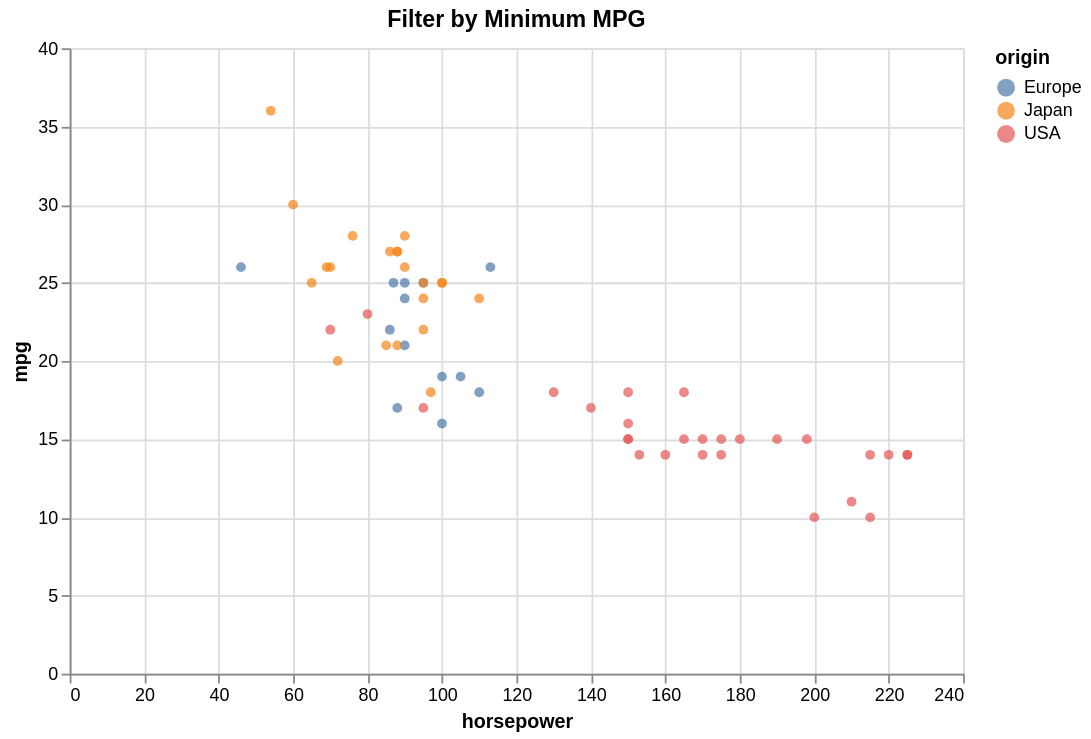

Vega-Lite specification for this chart:
### Vega-Lite specification from a JSON file in a GitHub repository (floating-point values rounded to 4 significant figures)
{"$schema": "https://vega.github.io/schema/vega-lite/v5.json", "data": {"values": [{"acceleration": 12.0, "cylinders": 8, "horsepower": 130, "mpg": 18, "origin": "USA", "weight": 3504}, {"acceleration": 11.5, "cylinders": 8, "horsepower": 165, "mpg": 15, "origin": "USA", "weight": 3693}, {"acceleration": 11.0, "cylinders": 8, "horsepower": 150, "mpg": 18, "origin": "USA", "weight": 3436}, {"acceleration": 12.0, "cylinders": 8, "horsepower": 150, "mpg": 16, "origin": "USA", "weight": 3433}, {"acceleration": 10.5, "cylinders": 8, "horsepower": 140, "mpg": 17, "origin": "USA", "weight": 3449}, {"acceleration": 10.0, "cylinders": 8, "horsepower": 198, "mpg": 15, "origin": "USA", "weight": 4341}, {"acceleration": 9.0, "cylinders": 8, "horsepower": 220, "mpg": 14, "origin": "USA", "weight": 4354}, {"acceleration": 8.5, "cylinders": 8, "horsepower": 215, "mpg": 14, "origin": "USA", "weight": 4312}, {"acceleration": 10.0, "cylinders": 8, "horsepower": 225, "mpg": 14, "origin": "USA", "weight": 4425}, {"acceleration": 8.5, "cylinders": 8, "horsepower": 190, "mpg": 15, "origin": "USA", "weight": 3850}, {"acceleration": 10.0, "cylinders": 8, "horsepower": 170, "mpg": 15, "origin": "USA", "weight": 3563}, {"acceleration": 8.0, "cylinders": 8, "horsepower": 160, "mpg": 14, "origin": "USA", "weight": 3609}, {"acceleration": 9.5, "cylinders": 8, "horsepower": 150, "mpg": 15, "origin": "USA", "weight": 3761}, {"acceleration": 10.0, "cylinders": 8, "horsepower": 225, "mpg": 14, "origin": "USA", "weight": 3086}, {"acceleration": 15.0, "cylinders": 4, "horsepower": 95, "mpg": 24, "origin": "Japan", "weight": 2372}, {"acceleration": 15.5, "cylinders": 4, "horsepower": 95, "mpg": 22, "origin": "Japan", "weight": 2833}, {"acceleration": 15.5, "cylinders": 4, "horsepower": 97, "mpg": 18, "origin": "Japan", "weight": 2774}, {"acceleration": 16.0, "cylinders": 4, "horsepower": 85, "mpg": 21, "origin": "Japan", "weight": 2587}, {"acceleration": 14.5, "cylinders": 4, "horsepower": 88, "mpg": 27, "origin": "Japan", "weight": 2130}, {"acceleration": 20.5, "cylinders": 4, "horsepower": 46, "mpg": 26, "origin": "Europe", "weight": 1835}, {"acceleration": 17.5, "cylinders": 4, "horsepower": 87, "mpg": 25, "origin": "Europe", "weight": 2672}, {"acceleration": 15.0, "cylinders": 4, "horsepower": 90, "mpg": 24, "origin": "Europe", "weight": 2430}, {"acceleration": 17.5, "cylinders": 4, "horsepower": 95, "mpg": 25, "origin": "Europe", "weight": 2375}, {"acceleration": 15.5, "cylinders": 4, "horsepower": 113, "mpg": 26, "origin": "Europe", "weight": 2234}, {"acceleration": 18.5, "cylinders": 4, "horsepower": 90, "mpg": 21, "origin": "Europe", "weight": 2648}, {"acceleration": 14.0, "cylinders": 8, "horsepower": 215, "mpg": 10, "origin": "USA", "weight": 4615}, {"acceleration": 13.0, "cylinders": 8, "horsepower": 200, "mpg": 10, "origin": "USA", "weight": 4376}, {"acceleration": 13.5, "cylinders": 8, "horsepower": 210, "mpg": 11, "origin": "USA", "weight": 4382}, {"acceleration": 18.0, "cylinders": 8, "horsepower": 193, "mpg": 9, "origin": "USA", "weight": 4732}, {"acceleration": 14.5, "cylinders": 4, "horsepower": 88, "mpg": 27, "origin": "Japan", "weight": 2130}, {"acceleration": 13.5, "cylinders": 4, "horsepower": 90, "mpg": 28, "origin": "Japan", "weight": 2264}, {"acceleration": 15.5, "cylinders": 4, "horsepower": 95, "mpg": 25, "origin": "Japan", "weight": 2228}, {"acceleration": 19.0, "cylinders": 4, "horsepower": 100, "mpg": 25, "origin": "Japan", "weight": 2046}, {"acceleration": 13.0, "cylinders": 4, "horsepower": 105, "mpg": 19, "origin": "Europe", "weight": 2634}, {"acceleration": 15.5, "cylinders": 4, "horsepower": 100, "mpg": 16, "origin": "Europe", "weight": 2702}, {"acceleration": 16.5, "cylinders": 4, "horsepower": 88, "mpg": 17, "origin": "Europe", "weight": 2875}, {"acceleration": 17.0, "cylinders": 4, "horsepower": 100, "mpg": 19, "origin": "Europe", "weight": 2901}, {"acceleration": 11.0, "cylinders": 6, "horsepower": 165, "mpg": 18, "origin": "USA", "weight": 3353}, {"acceleration": 11.5, "cylinders": 6, "horsepower": 175, "mpg": 14, "origin": "USA", "weight": 3169}, {"acceleration": 12.5, "cylinders": 6, "horsepower": 153, "mpg": 14, "origin": "USA", "weight": 2906}, {"acceleration": 13.5, "cylinders": 6, "horsepower": 150, "mpg": 15, "origin": "USA", "weight": 3380}, {"acceleration": 12.0, "cylinders": 8, "horsepower": 180, "mpg": 15, "origin": "USA", "weight": 3740}, {"acceleration": 11.0, "cylinders": 8, "horsepower": 170, "mpg": 14, "origin": "USA", "weight": 4080}, {"acceleration": 11.5, "cylinders": 8, "horsepower": 175, "mpg": 15, "origin": "USA", "weight": 3645}, {"acceleration": 14.0, "cylinders": 4, "horsepower": 110, "mpg": 24, "origin": "Japan", "weight": 2585}, {"acceleration": 19.0, "cylinders": 4, "horsepower": 72, "mpg": 20, "origin": "Japan", "weight": 2310}, {"acceleration": 15.0, "cylinders": 4, "horsepower": 100, "mpg": 25, "origin": "Japan", "weight": 2472}, {"acceleration": 16.0, "cylinders": 4, "horsepower": 88, "mpg": 21, "origin": "Japan", "weight": 2265}, {"acceleration": 19.5, "cylinders": 4, "horsepower": 86, "mpg": 27, "origin": "Japan", "weight": 2110}, {"acceleration": 14.5, "cylinders": 4, "horsepower": 90, "mpg": 26, "origin": "Japan", "weight": 2800}, {"acceleration": 19.5, "cylinders": 4, "horsepower": 70, "mpg": 26, "origin": "Japan", "weight": 2110}, {"acceleration": 17.0, "cylinders": 4, "horsepower": 76, "mpg": 28, "origin": "Japan", "weight": 2085}, {"acceleration": 17.0, "cylinders": 4, "horsepower": 65, "mpg": 25, "origin": "Japan", "weight": 2245}, {"acceleration": 15.0, "cylinders": 4, "horsepower": 69, "mpg": 26, "origin": "Japan", "weight": 1965}, {"acceleration": 17.0, "cylinders": 4, "horsepower": 60, "mpg": 30, "origin": "Japan", "weight": 1755}, {"acceleration": 14.0, "cylinders": 6, "horsepower": 70, "mpg": 22, "origin": "USA", "weight": 2815}, {"acceleration": 12.5, "cylinders": 6, "horsepower": 95, "mpg": 17, "origin": "USA", "weight": 3210}, {"acceleration": 13.5, "cylinders": 6, "horsepower": 80, "mpg": 23, "origin": "USA", "weight": 3380}, {"acceleration": 15.5, "cylinders": 4, "horsepower": 54, "mpg": 36, "origin": "Japan", "weight": 1760}, {"acceleration": 14.0, "cylinders": 4, "horsepower": 90, "mpg": 25, "origin": "Europe", "weight": 2130}, {"acceleration": 15.5, "cylinders": 4, "horsepower": 86, "mpg": 22, "origin": "Europe", "weight": 2205}, {"acceleration": 13.5, "cylinders": 4, "horsepower": 110, "mpg": 18, "origin": "Europe", "weight": 2245}]}, "encoding": {"color": {"field": "origin", "type": "nominal"}, "tooltip": [{"field": "horsepower", "type": "quantitative"}, {"field": "origin", "type": "nominal"}, {"field": "mpg", "type": "quantitative"}], "x": {"field": "horsepower", "type": "quantitative"}, "y": {"field": "mpg", "type": "quantitative"}}, "height": 350, "mark": {"filled": true, "type": "point"}, "params": [{"bind": {"input": "range", "max": 40, "min": 5, "step": 1}, "name": "min_mpg", "value": 10}], "title": "Filter by Minimum MPG", "transform": [{"filter": "datum.mpg >= min_mpg"}], "width": 500}
